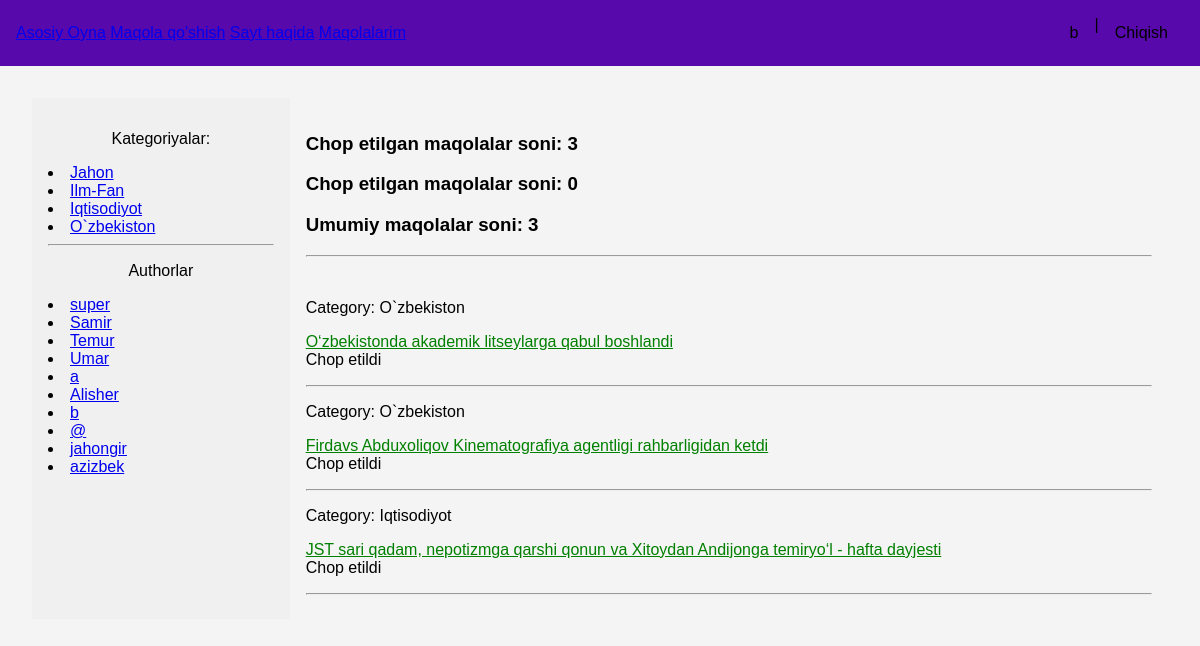
/users/maqolam/ (signed in), run on the app's committed database.
### core/models.py (models this page shows, shortened)
class Category(models.Model):
    name = models.CharField(max_length=100, db_index=True, verbose_name="Katigoriya")
    author = models.ForeignKey(get_user_model(), on_delete=models.SET_NULL, null=True, blank=True, verbose_name="Muharir")
    slug = models.SlugField(max_length=255, unique=True, db_index=True)
    class Meta:
        verbose_name = 'Katigoriya'
        verbose_name_plural = 'Katigoriya'
    def __str__(self):
        return self.name

class Maqola(models.Model):
    title = models.CharField(max_length=100, verbose_name="Title")
    slug = models.SlugField(max_length=255, unique=True, db_index=True, verbose_name="Slug",
                            validators=[
                                MinLengthValidator(3, message="Min simvol 3"),
                                MaxLengthValidator(100, message="Max simvol 100")
                            ])
    content = models.TextField(verbose_name="Content")
    author = models.ForeignKey(get_user_model(), on_delete=models.SET_NULL, related_name='posts', null=True, default=None)
    is_published = models.BooleanField(default=False, verbose_name="Ruxsat")
    rejection=models.BooleanField(default=False,verbose_name="Rad etish")
    message=models.TextField(null=True,verbose_name="Message",)
    time_create = models.DateTimeField(auto_now_add=True, verbose_name="Yaratilgan vaqti")
    time_update = models.DateTimeField(auto_now=True, verbose_name="O'zgartirilgan vaqti")
    cat = models.ForeignKey(Category, on_delete=models.CASCADE, related_name='posts', verbose_name="Katigoriya")
    class Meta:
        verbose_name = "Maqola"
        verbose_name_plural = "Maqolalar"
        ordering = ['-time_create']
        indexes = [
            models.Index(fields=['-time_create'])
        ]

### users/views.py (the view)
# urls.py: path('maqolam/', Kabinet.as_view(), name='maqolam'),
class Kabinet(ListView):
    model=Maqola
    template_name="core/kabinet.html"
    title_page="Kabinet"
    context_object_name="posts"
    def get_queryset(self):
        if self.request.user.is_authenticated:
            return Maqola.objects.filter(author=self.request.user)
        return Maqola.objects.none()  # Return empty queryset for non-authenticated users
    def get_context_data(self, **kwargs):
        context = super().get_context_data(**kwargs)
        context['menu'] = menufunc(self.request.user)
        if self.request.user.is_authenticated:
             context['umumiy_maqolalar']=Maqola.objects.filter(author=self.request.user).count()
             context['chop_etilgan_maqolalar']=Maqola.objects.filter(author=self.request.user,is_published=True).count()
             context['rad_etilgan_maqolalar']=Maqola.objects.filter(author=self.request.user,rejection=True).count()
        else:
           context['umumiy_maqolalar']=0
           context['chop_etilgan_maqolalar']=0
           context['rad_etilgan_maqolalar']=0
        return context

### core/templatetags/show_tags.py (called while the page is built)
@register.inclusion_tag('core/list_cats.html')
def show_categories(cat_selected=0):
    cats = Category.objects.all()
    return {'cats': cats, 'cat_selected': cat_selected}

@register.inclusion_tag('core/list_cats_main.html')
def show_user_for_main(cat_selected=0):
    users = get_user_model().objects.all()
    return {'users': users, 'cat_selected': cat_selected}

### core/views.py (called while the page is built)
def menufunc(user):
    if user.is_authenticated and user.groups.filter(name='Muharirlar').exists():
        return [
            {"title": "Asosiy Oyna", 'url_name': 'home'},
            {"title": "Maqola qo'shish", 'url_name': 'add_page'},
            {"title": "Sayt haqida", 'url_name': 'about'},
            {"title": "Maqolalarim", 'url_name': 'users:maqolam'},
            {"title": "Muharirlar Kabineti", 'url_name': 'muharir'},
        ]
    else:
        return [
            {"title": "Asosiy Oyna", 'url_name': 'home'},
            {"title": "Maqola qo'shish", 'url_name': 'add_page'},
            {"title": "Sayt haqida", 'url_name': 'about'},
            {"title": "Maqolalarim", 'url_name': 'users:maqolam'}
        ]

### users/templates/core/kabinet.html (shortened to what this page needs)
{% extends "base.html" %}
{% block content %}
<h3>Chop etilgan maqolalar soni: {{  chop_etilgan_maqolalar }}</h3>
<h3>Chop etilgan maqolalar soni: {{ rad_etilgan_maqolalar }}</h3>
<h3>Umumiy maqolalar soni: {{ umumiy_maqolalar }}</h3>
<hr>
<br>
<div class="articles">
    {% for post in posts %}
        <p>Category: {{post.cat}}</p>
        {%if post.is_published%}
            <div class="article">
                <p ><a style="color:green" href="{% url 'post_update' post.slug%}">{{ post.title }}</a><br>Chop etildi</p>
                <hr>
            </div>
        {%elif post.rejection%}
            <div class="article">
                <p ><a style="color:red" href="{% url 'post_update' post.slug%}">{{ post.title }}</a><br>Rad etildi</p>
                <hr>
            </div>
        {%else%}
            <div class="article">
                <p ><a style="color:blue" href="{% url 'post_update' post.slug%}">{{ post.title }}</a><br>Ko`rib chiqlmoqda</p>
                <hr>
            </div>
        {%endif%}
    {% endfor %}
</div>
{% endblock content %}

### templates/base.html (shortened to what this page needs)
{% load static %}
{% load show_tags %}
<!DOCTYPE html>
<html lang="en">
<head>
    <link type="text/css" href="{% static 'css/style.css' %}" rel="stylesheet" />
</head>
<body>
    <nav class="navbar_container">
        <nav class="navbar">
        {% for m in menu %}
            <a href="{% url m.url_name %}">{{m.title}}</a>
        {% endfor %}
        </nav>
        <div class="right_links">
            {% if user.is_authenticated %}
            <a href="{%url 'users:profile'%}">{{ user.username }}</a>
            |
            <a href="{% url 'users:logout' %}" id="logout-link">Chiqish</a>
        {% else %}
            <a href="{% url 'users:login' %}">Kirish</a>
            <a href="{% url 'users:register_signup'%}">Ro'yxatdan o'tish</a>
        {% endif %}
        </div>
    </nav>
    <main class="content">
        <div class="sidebar">
            <ul>
                {% if cat_selected == 0 %}
                    <li>Kategoriyalar:</li>
                {% else %}
                    <li><a href="{% url 'home' %}">Kategoriyalar:</a></li>
                {% endif %}
            </ul>
            {% show_categories cat_selected %}
            <hr>
            {%show_user_for_main cat_selected%}
        </div>
        <div class="main-content">
            <main>
                {% block content %}{% endblock content %}
            </main>
        </div>
    </main>
</body>
</html>

### core/templates/core/list_cats.html
{% for cat in cats %}
    {% if cat.slug == cat_selected %}
        <li class="selected">{{ cat.name }}</li>
    {% else %}
        <li><a href="{% url 'category' cat.slug %}">{{ cat.name }}</a></li>
    {% endif %}
{% endfor %}

### core/templates/core/list_cats_main.html
{% if users %}
    <p style=" text-align: center;">Authorlar</p>
        {% for user in users %}
            {% if user.id == cat_selected %}
                <li class="selected">{{ user.username }}</li>
            {% else %}
                <li><a href="{% url 'author_main' user.id %}">{{ user.username }}</a></li>
            {% endif %}
        {% endfor %}
{% endif %}

### core/static/css/style.css (style rules this page uses)
body { font-family: Arial, sans-serif; margin: 0; padding: 0; background-color: #f4f4f4; }
.content { display: flex; padding: 2rem; }
.sidebar { width: 20%; background-color: #f0f0f0; padding: 1rem; }
.sidebar ul { list-style-type: none; padding: 0; }
.sidebar ul li { margin-bottom: 0.5rem; text-align: center; }
.sidebar ul li a { text-decoration: none; color: #000; }
.main-content { width: 75%; padding: 1rem; }
.navbar_container { display: flex; justify-content: space-between; align-items: center; padding: 1rem; background-color: rgb(88, 9, 172); flex-grow: 1; }
.right_links { display: flex; }
.right_links a { color: #000; padding: 0.5rem 1rem; text-decoration: none; }
body { font-family: Arial, sans-serif; background-color: #f4f4f4; margin: 0; padding: 0; }

### data on the page
Category: name "Jahon"
Category: name "Ilm-Fan"
Category: name "Iqtisodiyot"
Category: name "O`zbekiston"
Maqola: cat "O`zbekiston", title "O‘zbekistonda akademik litseylarga qabul boshlandi"
Maqola: cat "O`zbekiston", title "Firdavs Abduxoliqov Kinematografiya agentligi rahbarligidan ketdi"
Maqola: cat "Iqtisodiyot", title "JST sari qadam, nepotizmga qarshi qonun va Xitoydan Andijonga temiryo‘l - hafta dayjesti"

### other printed values
{{ m.title }} "Asosiy Oyna" "Maqola qo'shish" "Sayt haqida" "Maqolalarim"
{{ user.username }} "b"
{{ user.username }} "super"
{{ user.username }} "Samir"
{{ user.username }} "Temur"
{{ user.username }} "Umar"
{{ user.username }} "a"
{{ user.username }} "Alisher"
{{ user.username }} "@"
{{ user.username }} "jahongir"
{{ user.username }} "azizbek"
{{ chop_etilgan_maqolalar }} "3"
{{ rad_etilgan_maqolalar }} "0"
{{ umumiy_maqolalar }} "3"
